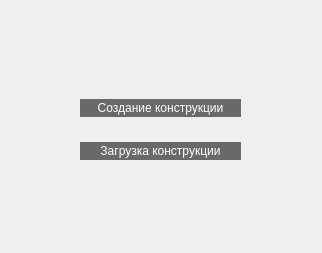
<?xml version="1.0" encoding="UTF-8"?>
<ui version="4.0">
 <class>Chose</class>
 <widget class="QDialog" name="Chose">
  <property name="geometry">
   <rect>
    <x>0</x>
    <y>0</y>
    <width>322</width>
    <height>253</height>
   </rect>
  </property>
  <property name="windowTitle">
   <string>Dialog</string>
  </property>
  <widget class="QWidget" name="layoutWidget">
   <property name="geometry">
    <rect>
     <x>80</x>
     <y>80</y>
     <width>161</width>
     <height>101</height>
    </rect>
   </property>
   <layout class="QVBoxLayout" name="verticalLayout">
    <item>
     <widget class="QPushButton" name="pushButton">
      <property name="styleSheet">
       <string notr="true"> font: 12pt &quot;Times New Roman&quot;;
 color:white;
background: #696969;;
border: 2px solid #696969;
border-radius: 12px; /* Радиус закругленых углов кнопки */</string>
      </property>
      <property name="text">
       <string>Создание конструкции</string>
      </property>
     </widget>
    </item>
    <item>
     <widget class="QPushButton" name="pushButton_2">
      <property name="styleSheet">
       <string notr="true"> font: 12pt &quot;Times New Roman&quot;;
 color:white;
background: #696969;;
border: 2px solid #696969;
border-radius: 12px; /* Радиус закругленых углов кнопки */</string>
      </property>
      <property name="text">
       <string>Загрузка конструкции</string>
      </property>
     </widget>
    </item>
   </layout>
  </widget>
 </widget>
 <resources/>
 <connections/>
</ui>
